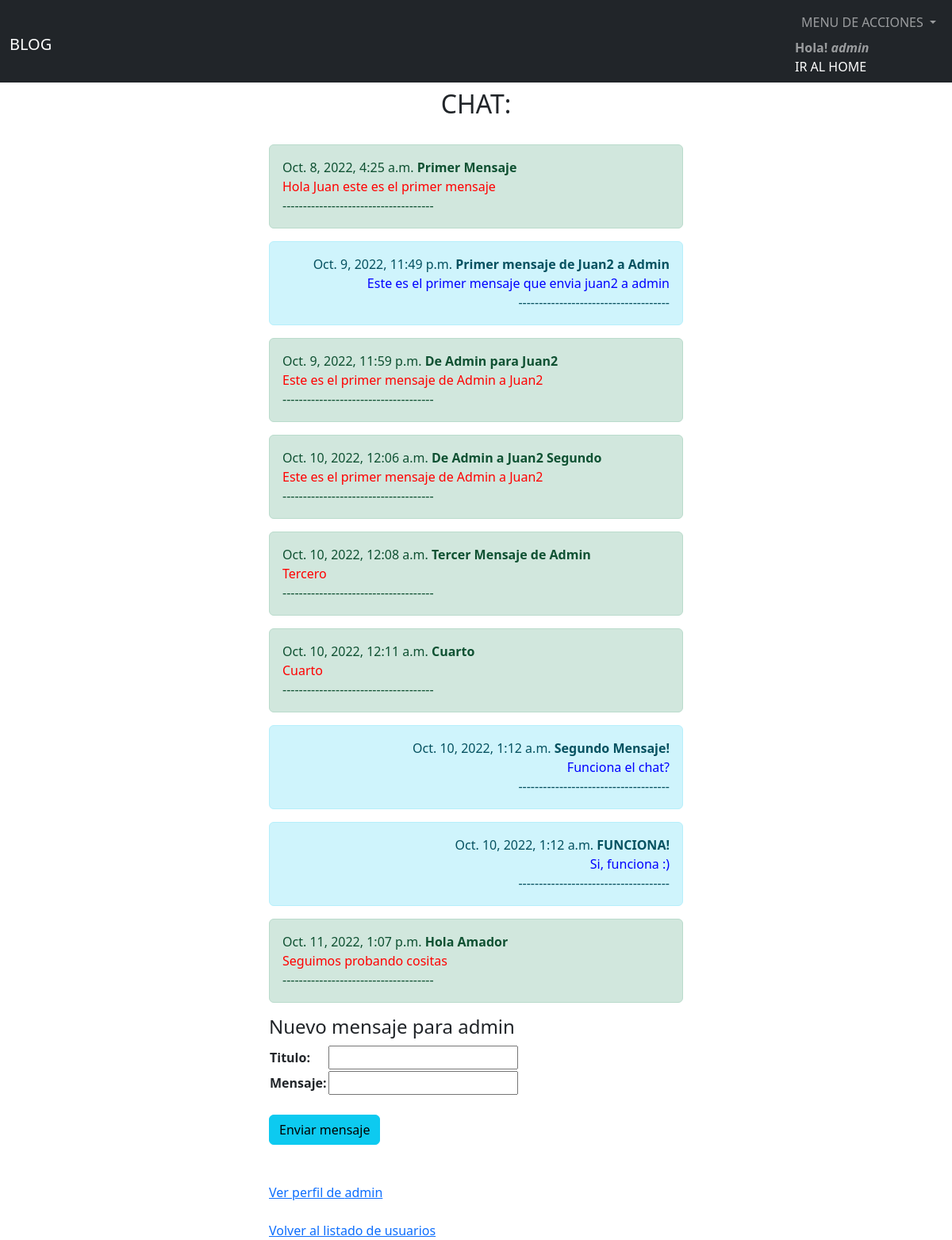
The page /AppChat/crearmensaje/admin (signed in) on the database its author committed.
### AppModuloUsuario/models.py (models this page shows)
class User(AbstractUser):
    descripcion=models.CharField(max_length=200)
    paginaweb=models.URLField(max_length=200)
    imagen=models.ImageField(upload_to='imagenes', null=True, blank=True)

### AppChat/models.py (models this page shows, shortened)
class Mensajes(models.Model):
    fecha=models.DateTimeField(auto_now_add=True)
    remitente=models.CharField(max_length=60)
    destinatario=models.CharField(max_length=60)
    titulo=models.CharField(max_length=40)
    texto=models.CharField(max_length=2000)

### AppChat/views.py (the view)
# urls.py: path("crearmensaje/<username>", crearmensaje, name="crearmensaje")
@login_required
def crearmensaje(request, username):
    if request.method=="POST":
        form=MensajeForm(request.POST)
        if form.is_valid():
            info=form.cleaned_data
            destinatario=username
            remitente=request.user.username
            titulo=info["titulo"]
            texto=info["mensaje"]
            Mensaje=Mensajes(remitente=remitente,destinatario=destinatario,titulo=titulo,texto=texto)
            Mensaje.save()
            mensajes=Mensajes.objects.filter(Q(remitente=request.user.username) | Q(destinatario=request.user.username))
            user=username
            formulario=MensajeForm()
            return render(request,"AppChat/crearmensaje.html",{"formulario":formulario,"username":user,"mensajes":mensajes})
        else:
            formulario=MensajeForm()
            return render(request,"AppChat/crearmensaje.html",{"formulario":formulario,"mensaje":"vuelva a intentarlo"})
    else:
        mensajes=Mensajes.objects.filter(Q(remitente=request.user.username) | Q(destinatario=request.user.username))
        user=username
        formulario=MensajeForm()
        return render(request, "AppChat/crearmensaje.html",{"formulario":formulario,"username":user,"mensajes":mensajes})

### AppChat/forms.py
class MensajeForm(forms.Form):
    titulo=forms.CharField(max_length=40)
    mensaje=forms.CharField(max_length=2000)

### AppChat/templates/AppChat/crearmensaje.html (shortened to what this page needs)
{% extends '../html/base.html' %}
{% load static %}
{% block content %}
<div class="container">
    <div class="row">
        <div class="col mt-3">
            <h2 style="text-align:center">CHAT:</h2>
            <br>
            {% if mensajes %}
                {% for mensajes in mensajes %}
                    {% if mensajes.remitente == username %}
                        <div class="alert alert-success" role="alert">
                            {{ mensajes.fecha }}
                            <b>{{ mensajes.titulo }}</b>
                            <br>
                            <font color="red">{{ mensajes.texto }}</font>
                            <br>
                            -------------------------------------
                            <br>
                        </div>
                    {% elif mensajes.destinatario == username %}
                    <div style='text-align:right' class="alert alert-info" role="info">
                        {{ mensajes.fecha }} <b>{{ mensajes.titulo }}</b>
                        <br>
                        <font color="blue">{{ mensajes.texto }}</font>
                        <br>
                        -------------------------------------
                        <br>
                        </div>
                    {% endif %}
                    {% endfor %}
            {% else %}
                <div style="text-align:center">
                Aun no hay mensajes
                </div>
            {% endif %}
            <h4>Nuevo mensaje para {{ username }}</h4>
            <form action="{% url 'crearmensaje' username %}" method="POST"> {% csrf_token %}
            <table>
                {{ formulario.as_table }}
            </table>
            <br>
            <input class="btn btn-info" type="submit" value="Enviar mensaje">
            </form>
            <br>
            <br>
            <a href="{% url 'perfil' username %}">Ver perfil de {{ username }}</a>
            <br>
            <br>
            <a href="{% url 'listadousuarios' %}">Volver al listado de usuarios</a>
            </div>
        </div>
    </div>
</div>
{% endblock %}

### AppBlog/templates/html/base.html (shortened to what this page needs)
{% load static %}
<!DOCTYPE html>
<html lang="en">
<head>
    <link rel="stylesheet" href="{% static 'css/styles.css' %}">
    <link href="https://cdn.jsdelivr.net/npm/bootstrap@5.2.2/dist/css/bootstrap.min.css" rel="stylesheet">
</head>
<body>
    <div class="mt-5 container">
        <nav class="navbar navbar-expand-lg bg-dark navbar-dark mb-5 fixed-top">
            <div class="container-fluid">
              <h1><a class="navbar-brand" href="{% url 'lista_posteos' %}">BLOG</a></h1>
              <div class="" id="navbarText">
                {% if user.is_authenticated %}
                <ul class="navbar-nav ms-auto mb-2 mb-lg-0">
                    <li class="nav-item dropdown">
                        <a class="nav-link dropdown-toggle" href="#" role="button" data-bs-toggle="dropdown" aria-expanded="false">
                          MENU DE ACCIONES
                        </a>
                    </li>
                      {% else %}
                        <li><a class="dropdown-item text-white" href="{% url 'login' %}">LOGIN</a></li>
                        <li><a class="dropdown-item text-white" href="{% url 'register' %}">REGISTRATE</a></li>
                  {% endif %}
                </ul>
                <span class="navbar-text">
                    {% if user.is_authenticated %}
                    <b>Hola! <em>{{user}}</em></b>
                    <a href="{% url 'lista_posteos' %}" class="nav-link">IR AL HOME</a>
                    {% endif %}
                </span>
              </div>
            </div>
          </nav>
    </div>
    <main class="container mt-5">
        <div class="row">
            <div class="col-md-6 mx-auto">
            {% block content %}
            {% endblock %}
            </div>
    </main>
</body>
</html>

### AppBlog/static/css/styles.css (style rules this page uses)
h2 { font-size: 2.3rem; font-weight: bolder; text-transform: uppercase; }

### rows shown on the page
User: username "admin"
Mensajes: fecha "Oct. 8, 2022, 4:25 a.m.", titulo "Primer Mensaje", texto "Hola Juan este es el primer mensaje"
Mensajes: fecha "Oct. 9, 2022, 11:49 p.m.", titulo "Primer mensaje de Juan2 a Admin", texto "Este es el primer mensaje que envia juan2 a admin"
Mensajes: fecha "Oct. 9, 2022, 11:59 p.m.", titulo "De Admin para Juan2", texto "Este es el primer mensaje de Admin a Juan2"
Mensajes: fecha "Oct. 10, 2022, 12:06 a.m.", titulo "De Admin a Juan2 Segundo", texto "Este es el primer mensaje de Admin a Juan2"
Mensajes: fecha "Oct. 10, 2022, 12:08 a.m.", titulo "Tercer Mensaje de Admin", texto "Tercero"
Mensajes: fecha "Oct. 10, 2022, 12:11 a.m.", titulo "Cuarto", texto "Cuarto"
Mensajes: fecha "Oct. 10, 2022, 1:12 a.m.", titulo "Segundo Mensaje!", texto "Funciona el chat?"
Mensajes: fecha "Oct. 10, 2022, 1:12 a.m.", titulo "FUNCIONA!", texto "Si, funciona :)"
Mensajes: fecha "Oct. 11, 2022, 1:07 p.m.", titulo "Hola Amador", texto "Seguimos probando cositas"

### other values the page prints
{{ username }} "admin"
